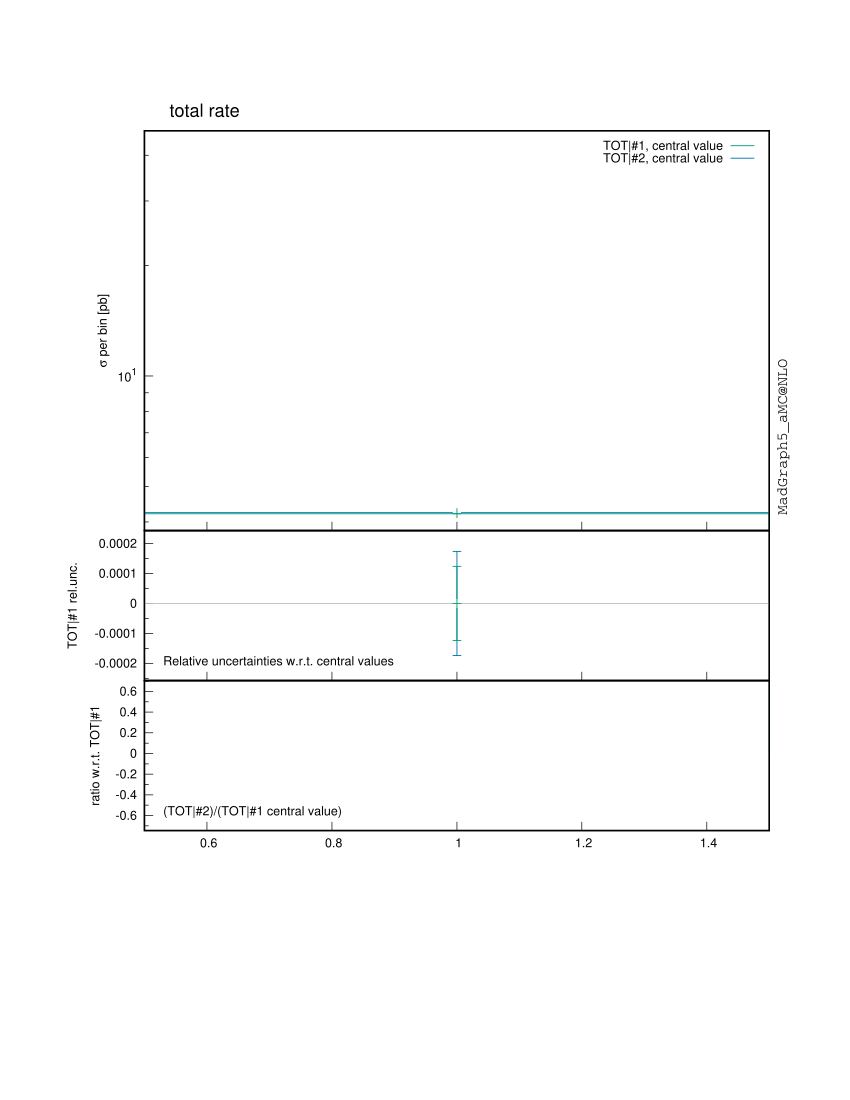

Write the gnuplot code that produced this figure.

################################################################################
#
# This gnuplot file was generated by MadGraph5_aMC@NLO project, a program which 
# automatically generates Feynman diagrams and matrix elements for arbitrary
# high-energy processes in the Standard Model and beyond. It also perform the
# integration and/or generate events for these processes, at LO and NLO accuracy.
#
# For more information, visit madgraph.phys.ucl.ac.be and amcatnlo.web.cern.ch
#
################################################################################
# ../bin/internal/histograms.py run_10tev_NLO_mumtt_03permil_cuts/MADatNLO.HwU run_10tev_NLO_mumtt_03permil/MADatNLO.HwU --types=TOT
reset

set lmargin 10
set rmargin 0
set terminal postscript portrait enhanced color "Helvetica" 9 
# The pdf terminal offers transparency support, but you will have to adapt things a bit
#set terminal pdf enhanced font "Helvetica 12" lw 1.0 dashed size 29.7cm, 21cm
set key font ",9"
set key samplen "2"
set output "MADatNLO_output.ps"

# This is the "PODO" color palette of gnuplot v.5, but with the order
# changed: palette of colors selected to be easily distinguishable by
# color-blind individuals with either protanopia or deuteranopia. Bang
# Wong [2011] Nature Methods 8, 441.

set style line   1 lt 1 lc rgb "#009e73" lw 1.3
set style line 101 lt 1 lc rgb "#009e73" lw 1.3 dt (6,3)
set style line  11 lt 2 lc rgb "#009e73" lw 1.3 dt (6,3)
set style line  21 lt 4 lc rgb "#009e73" lw 1.3 dt (3,2)
set style line  31 lt 6 lc rgb "#009e73" lw 1.3 dt (2,1)
set style line  41 lt 8 lc rgb "#009e73" lw 1.3 dt (4,3)

set style line   2 lt 1 lc rgb "#0072b2" lw 1.3
set style line 102 lt 1 lc rgb "#0072b2" lw 1.3 dt (6,3)
set style line  12 lt 2 lc rgb "#0072b2" lw 1.3 dt (6,3)
set style line  22 lt 4 lc rgb "#0072b2" lw 1.3 dt (3,2)
set style line  32 lt 6 lc rgb "#0072b2" lw 1.3 dt (2,1)
set style line  42 lt 8 lc rgb "#0072b2" lw 1.3 dt (4,3)

set style line   3 lt 1 lc rgb "#d55e00" lw 1.3
set style line 103 lt 1 lc rgb "#d55e00" lw 1.3 dt (6,3)
set style line  13 lt 2 lc rgb "#d55e00" lw 1.3 dt (6,3)
set style line  23 lt 4 lc rgb "#d55e00" lw 1.3 dt (3,2)
set style line  33 lt 6 lc rgb "#d55e00" lw 1.3 dt (2,1)
set style line  43 lt 8 lc rgb "#d55e00" lw 1.3 dt (4,3)

set style line   4 lt 1 lc rgb "#f0e442" lw 1.3
set style line 104 lt 1 lc rgb "#f0e442" lw 1.3 dt (6,3)
set style line  14 lt 2 lc rgb "#f0e442" lw 1.3 dt (6,3)
set style line  24 lt 4 lc rgb "#f0e442" lw 1.3 dt (3,2)
set style line  34 lt 6 lc rgb "#f0e442" lw 1.3 dt (2,1)
set style line  44 lt 8 lc rgb "#f0e442" lw 1.3 dt (4,3)

set style line   5 lt 1 lc rgb "#56b4e9" lw 1.3
set style line 105 lt 1 lc rgb "#56b4e9" lw 1.3 dt (6,3)
set style line  15 lt 2 lc rgb "#56b4e9" lw 1.3 dt (6,3)
set style line  25 lt 4 lc rgb "#56b4e9" lw 1.3 dt (3,2)
set style line  35 lt 6 lc rgb "#56b4e9" lw 1.3 dt (2,1)
set style line  45 lt 8 lc rgb "#56b4e9" lw 1.3 dt (4,3)

set style line   6 lt 1 lc rgb "#cc79a7" lw 1.3
set style line 106 lt 1 lc rgb "#cc79a7" lw 1.3 dt (6,3)
set style line  16 lt 2 lc rgb "#cc79a7" lw 1.3 dt (6,3)
set style line  26 lt 4 lc rgb "#cc79a7" lw 1.3 dt (3,2)
set style line  36 lt 6 lc rgb "#cc79a7" lw 1.3 dt (2,1)
set style line  46 lt 8 lc rgb "#cc79a7" lw 1.3 dt (4,3)

set style line   7 lt 1 lc rgb "#e69f00" lw 1.3
set style line 107 lt 1 lc rgb "#e69f00" lw 1.3 dt (6,3)
set style line  17 lt 2 lc rgb "#e69f00" lw 1.3 dt (6,3)
set style line  27 lt 4 lc rgb "#e69f00" lw 1.3 dt (3,2)
set style line  37 lt 6 lc rgb "#e69f00" lw 1.3 dt (2,1)
set style line  47 lt 8 lc rgb "#e69f00" lw 1.3 dt (4,3)

set style line   8 lt 1 lc rgb "black" lw 1.3
set style line 108 lt 1 lc rgb "black" lw 1.3 dt (6,3)
set style line  18 lt 2 lc rgb "black" lw 1.3 dt (6,3)
set style line  28 lt 4 lc rgb "black" lw 1.3 dt (3,2)
set style line  38 lt 6 lc rgb "black" lw 1.3 dt (2,1)
set style line  48 lt 8 lc rgb "black" lw 1.3 dt (4,3)


set style line 999 lt 1 lc rgb "gray" lw 1.3

safe(x,y,a) = (y == 0.0 ? a : x/y)

set style data histeps
set key invert



################################################################################
### Rendering of the plot titled 'total rate'
################################################################################

set multiplot
set label "total rate" font ",13" at graph 0.04, graph 1.05
set xrange [5.0000e-01:1.5000e+00]
set bmargin 0 
set tmargin 0
set xtics nomirror
set ytics nomirror
set mytics 10
set xtics auto
set key horizontal noreverse maxcols 1 width -4 
set label front 'MadGraph5\_aMC\@NLO' font "Courier,11" rotate by 90 at graph 1.02, graph 0.04

#-- rendering subhistograms 'TOT|#1 and TOT|#2 results'

set format y '10^{%T}'
set yrange [3.7900e+00:4.6656e+01]
set origin 0.0000e+00, 5.0000e-01
set size 1.0000e+00, 4.0000e-01
set mytics 10
set ytics auto
set format x ''
set logscale y
set ylabel "{/Symbol s} per bin [pb]"

plot \
'MADatNLO_output.HwU' index 1 using (($1+$2)/2):($3 >= 0 ? sqrt(-1) : abs($3)):4 w yerrorbar ls 102 title '',\
'MADatNLO_output.HwU' index 1 using (($1+$2)/2):($3 >= 0 ? sqrt(-1) : abs($3)) ls 102 title '',\
'MADatNLO_output.HwU' index 1 using (($1+$2)/2):($3 < 0 ? sqrt(-1) : $3):4 w yerrorbar ls 2 title '',\
'MADatNLO_output.HwU' index 1 using (($1+$2)/2):($3 < 0 ? sqrt(-1) : $3) ls 2 title 'TOT|#2, central value',\
'MADatNLO_output.HwU' index 0 using (($1+$2)/2):($3 >= 0 ? sqrt(-1) : abs($3)):4 w yerrorbar ls 101 title '',\
'MADatNLO_output.HwU' index 0 using (($1+$2)/2):($3 >= 0 ? sqrt(-1) : abs($3)) ls 101 title '',\
'MADatNLO_output.HwU' index 0 using (($1+$2)/2):($3 < 0 ? sqrt(-1) : $3):4 w yerrorbar ls 1 title '',\
'MADatNLO_output.HwU' index 0 using (($1+$2)/2):($3 < 0 ? sqrt(-1) : $3) ls 1 title 'TOT|#1, central value'
#-- rendering subhistograms 'Relative scale and PDF uncertainty'
unset label
unset format
set yrange [-2.5733e-04:2.4342e-04]
set origin 0.0000e+00, 3.5000e-01
set size 1.0000e+00, 1.5000e-01
set mytics 2
set ytics auto
set format x ''
unset logscale y
set ylabel "TOT|#1 rel.unc."
set label "Relative uncertainties w.r.t. central values" font ",9" front at graph 0.03, graph 0.13
plot \
0.0 ls 999 title '',\
'MADatNLO_output.HwU' index 1 using (($1+$2)/2):(0.0):(safe($4,$3,0.0)) w yerrorbar ls 2 title '',\
'MADatNLO_output.HwU' index 0 using (($1+$2)/2):(0.0):(safe($4,$3,0.0)) w yerrorbar ls 1 title ''
#-- rendering subhistograms '(TOT|#2)/(TOT|#1 central value) ratio'
unset label
unset format
set yrange [-7.4526e-01:7.0540e-01]
set origin 0.0000e+00, 2.0000e-01
set size 1.0000e+00, 1.5000e-01
set mytics 2
set ytics auto
set format x
unset logscale y
set ylabel "ratio w.r.t. TOT|#1"
set label "(TOT|#2)/(TOT|#1 central value)" font ",9" at graph 0.03, graph 0.13
plot \
1.0 ls 999 title '',\
'MADatNLO_output.HwU' index 2 using (($1+$2)/2):3:4 w yerrorbar ls 2 title '',\
'MADatNLO_output.HwU' index 2 using (($1+$2)/2):3 ls 2 title ''

unset label

################################################################################

################################################################################
### Rendering of the plot titled 'total rate real'
################################################################################

set multiplot
set label "total rate real" font ",13" at graph 0.04, graph 1.05
set xrange [5.0000e-01:5.5000e+00]
set bmargin 0 
set tmargin 0
set xtics nomirror
set ytics nomirror
set mytics 10
set xtics auto
set key horizontal noreverse maxcols 1 width -4 
set label front 'MadGraph5\_aMC\@NLO' font "Courier,11" rotate by 90 at graph 1.02, graph 0.04

#-- rendering subhistograms 'TOT|#1 and TOT|#2 results'

set format y '10^{%T}'
set yrange [9.0000e-01:1.1000e+02]
set origin 0.0000e+00, 5.0000e-01
set size 1.0000e+00, 4.0000e-01
set mytics 10
set ytics auto
set format x ''
set logscale y
set ylabel "{/Symbol s} per bin [pb]"

plot \
'MADatNLO_output.HwU' index 4 using (($1+$2)/2):($3 >= 0 ? sqrt(-1) : abs($3)):4 w yerrorbar ls 102 title '',\
'MADatNLO_output.HwU' index 4 using (($1+$2)/2):($3 >= 0 ? sqrt(-1) : abs($3)) ls 102 title '',\
'MADatNLO_output.HwU' index 4 using (($1+$2)/2):($3 < 0 ? sqrt(-1) : $3):4 w yerrorbar ls 2 title '',\
'MADatNLO_output.HwU' index 4 using (($1+$2)/2):($3 < 0 ? sqrt(-1) : $3) ls 2 title 'TOT|#2, central value',\
'MADatNLO_output.HwU' index 3 using (($1+$2)/2):($3 >= 0 ? sqrt(-1) : abs($3)):4 w yerrorbar ls 101 title '',\
'MADatNLO_output.HwU' index 3 using (($1+$2)/2):($3 >= 0 ? sqrt(-1) : abs($3)) ls 101 title '',\
'MADatNLO_output.HwU' index 3 using (($1+$2)/2):($3 < 0 ? sqrt(-1) : $3):4 w yerrorbar ls 1 title '',\
'MADatNLO_output.HwU' index 3 using (($1+$2)/2):($3 < 0 ? sqrt(-1) : $3) ls 1 title 'TOT|#1, central value'
#-- rendering subhistograms 'Relative scale and PDF uncertainty'
unset label
unset format
set yrange [-1.4800e+00:1.4000e+00]
set origin 0.0000e+00, 3.5000e-01
set size 1.0000e+00, 1.5000e-01
set mytics 2
set ytics auto
set format x ''
unset logscale y
set ylabel "TOT|#1 rel.unc."
set label "Relative uncertainties w.r.t. central values" font ",9" front at graph 0.03, graph 0.13
plot \
0.0 ls 999 title '',\
'MADatNLO_output.HwU' index 4 using (($1+$2)/2):(0.0):(safe($4,$3,0.0)) w yerrorbar ls 2 title '',\
'MADatNLO_output.HwU' index 3 using (($1+$2)/2):(0.0):(safe($4,$3,0.0)) w yerrorbar ls 1 title ''
#-- rendering subhistograms '(TOT|#2)/(TOT|#1 central value) ratio'
unset label
unset format
set yrange [-2.4000e-01:1.2000e+00]
set origin 0.0000e+00, 2.0000e-01
set size 1.0000e+00, 1.5000e-01
set mytics 2
set ytics auto
set format x
unset logscale y
set ylabel "ratio w.r.t. TOT|#1"
set label "(TOT|#2)/(TOT|#1 central value)" font ",9" at graph 0.03, graph 0.13
plot \
1.0 ls 999 title '',\
'MADatNLO_output.HwU' index 5 using (($1+$2)/2):3:4 w yerrorbar ls 2 title '',\
'MADatNLO_output.HwU' index 5 using (($1+$2)/2):3 ls 2 title ''

unset label

################################################################################

################################################################################
### Rendering of the plot titled 'mtt'
################################################################################

set multiplot
set label "mtt" font ",13" at graph 0.04, graph 1.05
set xrange [0.0000e+00:1.0000e+04]
set bmargin 0 
set tmargin 0
set xtics nomirror
set ytics nomirror
set mytics 10
set xtics auto
set key horizontal noreverse maxcols 1 width -4 
set label front 'MadGraph5\_aMC\@NLO' font "Courier,11" rotate by 90 at graph 1.02, graph 0.04

#-- rendering subhistograms 'TOT|#1 and TOT|#2 results'

set format y '10^{%T}'
set yrange [6.6954e-04:4.8410e+00]
set origin 0.0000e+00, 5.0000e-01
set size 1.0000e+00, 4.0000e-01
set mytics 10
set ytics auto
set format x ''
set logscale y
set ylabel "{/Symbol s} per bin [pb]"

plot \
'MADatNLO_output.HwU' index 7 using (($1+$2)/2):($3 >= 0 ? sqrt(-1) : abs($3)):4 w yerrorbar ls 102 title '',\
'MADatNLO_output.HwU' index 7 using (($1+$2)/2):($3 >= 0 ? sqrt(-1) : abs($3)) ls 102 title '',\
'MADatNLO_output.HwU' index 7 using (($1+$2)/2):($3 < 0 ? sqrt(-1) : $3):4 w yerrorbar ls 2 title '',\
'MADatNLO_output.HwU' index 7 using (($1+$2)/2):($3 < 0 ? sqrt(-1) : $3) ls 2 title 'TOT|#2, central value',\
'MADatNLO_output.HwU' index 6 using (($1+$2)/2):($3 >= 0 ? sqrt(-1) : abs($3)):4 w yerrorbar ls 101 title '',\
'MADatNLO_output.HwU' index 6 using (($1+$2)/2):($3 >= 0 ? sqrt(-1) : abs($3)) ls 101 title '',\
'MADatNLO_output.HwU' index 6 using (($1+$2)/2):($3 < 0 ? sqrt(-1) : $3):4 w yerrorbar ls 1 title '',\
'MADatNLO_output.HwU' index 6 using (($1+$2)/2):($3 < 0 ? sqrt(-1) : $3) ls 1 title 'TOT|#1, central value'
#-- rendering subhistograms 'Relative scale and PDF uncertainty'
unset label
unset format
set yrange [-2.7373e-01:2.5893e-01]
set origin 0.0000e+00, 3.5000e-01
set size 1.0000e+00, 1.5000e-01
set mytics 2
set ytics auto
set format x ''
unset logscale y
set ylabel "TOT|#1 rel.unc."
set label "Relative uncertainties w.r.t. central values" font ",9" front at graph 0.03, graph 0.13
plot \
0.0 ls 999 title '',\
'MADatNLO_output.HwU' index 7 using (($1+$2)/2):(0.0):(safe($4,$3,0.0)) w yerrorbar ls 2 title '',\
'MADatNLO_output.HwU' index 6 using (($1+$2)/2):(0.0):(safe($4,$3,0.0)) w yerrorbar ls 1 title ''
#-- rendering subhistograms '(TOT|#2)/(TOT|#1 central value) ratio'
unset label
unset format
set yrange [-4.8358e-01:1.5155e+00]
set origin 0.0000e+00, 2.0000e-01
set size 1.0000e+00, 1.5000e-01
set mytics 2
set ytics auto
set format x
unset logscale y
set ylabel "ratio w.r.t. TOT|#1"
set label "(TOT|#2)/(TOT|#1 central value)" font ",9" at graph 0.03, graph 0.13
plot \
1.0 ls 999 title '',\
'MADatNLO_output.HwU' index 8 using (($1+$2)/2):3:4 w yerrorbar ls 2 title '',\
'MADatNLO_output.HwU' index 8 using (($1+$2)/2):3 ls 2 title ''

unset label

################################################################################

################################################################################
### Rendering of the plot titled 'thetatt'
################################################################################

set multiplot
set label "thetatt" font ",13" at graph 0.04, graph 1.05
set xrange [0.0000e+00:3.1416e+00]
set bmargin 0 
set tmargin 0
set xtics nomirror
set ytics nomirror
set mytics 10
set xtics auto
set key horizontal noreverse maxcols 1 width -4 
set label front 'MadGraph5\_aMC\@NLO' font "Courier,11" rotate by 90 at graph 1.02, graph 0.04

#-- rendering subhistograms 'TOT|#1 and TOT|#2 results'

set format y '10^{%T}'
set yrange [5.2394e-03:2.4369e+00]
set origin 0.0000e+00, 5.0000e-01
set size 1.0000e+00, 4.0000e-01
set mytics 10
set ytics auto
set format x ''
set logscale y
set ylabel "{/Symbol s} per bin [pb]"

plot \
'MADatNLO_output.HwU' index 10 using (($1+$2)/2):($3 >= 0 ? sqrt(-1) : abs($3)):4 w yerrorbar ls 102 title '',\
'MADatNLO_output.HwU' index 10 using (($1+$2)/2):($3 >= 0 ? sqrt(-1) : abs($3)) ls 102 title '',\
'MADatNLO_output.HwU' index 10 using (($1+$2)/2):($3 < 0 ? sqrt(-1) : $3):4 w yerrorbar ls 2 title '',\
'MADatNLO_output.HwU' index 10 using (($1+$2)/2):($3 < 0 ? sqrt(-1) : $3) ls 2 title 'TOT|#2, central value',\
'MADatNLO_output.HwU' index 9 using (($1+$2)/2):($3 >= 0 ? sqrt(-1) : abs($3)):4 w yerrorbar ls 101 title '',\
'MADatNLO_output.HwU' index 9 using (($1+$2)/2):($3 >= 0 ? sqrt(-1) : abs($3)) ls 101 title '',\
'MADatNLO_output.HwU' index 9 using (($1+$2)/2):($3 < 0 ? sqrt(-1) : $3):4 w yerrorbar ls 1 title '',\
'MADatNLO_output.HwU' index 9 using (($1+$2)/2):($3 < 0 ? sqrt(-1) : $3) ls 1 title 'TOT|#1, central value'
#-- rendering subhistograms 'Relative scale and PDF uncertainty'
unset label
unset format
set yrange [-4.1105e-03:3.9852e-03]
set origin 0.0000e+00, 3.5000e-01
set size 1.0000e+00, 1.5000e-01
set mytics 2
set ytics auto
set format x ''
unset logscale y
set ylabel "TOT|#1 rel.unc."
set label "Relative uncertainties w.r.t. central values" font ",9" front at graph 0.03, graph 0.13
plot \
0.0 ls 999 title '',\
'MADatNLO_output.HwU' index 10 using (($1+$2)/2):(0.0):(safe($4,$3,0.0)) w yerrorbar ls 2 title '',\
'MADatNLO_output.HwU' index 9 using (($1+$2)/2):(0.0):(safe($4,$3,0.0)) w yerrorbar ls 1 title ''
#-- rendering subhistograms '(TOT|#2)/(TOT|#1 central value) ratio'
unset label
unset format
set yrange [-7.7672e-01:7.3997e-01]
set origin 0.0000e+00, 2.0000e-01
set size 1.0000e+00, 1.5000e-01
set mytics 2
set ytics auto
set format x
unset logscale y
set ylabel "ratio w.r.t. TOT|#1"
set label "(TOT|#2)/(TOT|#1 central value)" font ",9" at graph 0.03, graph 0.13
plot \
1.0 ls 999 title '',\
'MADatNLO_output.HwU' index 11 using (($1+$2)/2):3:4 w yerrorbar ls 2 title '',\
'MADatNLO_output.HwU' index 11 using (($1+$2)/2):3 ls 2 title ''

unset label

################################################################################

################################################################################
### Rendering of the plot titled 'pttt'
################################################################################

set multiplot
set label "pttt" font ",13" at graph 0.04, graph 1.05
set xrange [0.0000e+00:5.0000e+03]
set bmargin 0 
set tmargin 0
set xtics nomirror
set ytics nomirror
set mytics 10
set xtics auto
set key horizontal noreverse maxcols 1 width -4 
set label front 'MadGraph5\_aMC\@NLO' font "Courier,11" rotate by 90 at graph 1.02, graph 0.04

#-- rendering subhistograms 'TOT|#1 and TOT|#2 results'

set format y '10^{%T}'
set yrange [7.1392e-05:2.6730e+00]
set origin 0.0000e+00, 5.0000e-01
set size 1.0000e+00, 4.0000e-01
set mytics 10
set ytics auto
set format x ''
set logscale y
set ylabel "{/Symbol s} per bin [pb]"

plot \
'MADatNLO_output.HwU' index 13 using (($1+$2)/2):($3 >= 0 ? sqrt(-1) : abs($3)):4 w yerrorbar ls 102 title '',\
'MADatNLO_output.HwU' index 13 using (($1+$2)/2):($3 >= 0 ? sqrt(-1) : abs($3)) ls 102 title '',\
'MADatNLO_output.HwU' index 13 using (($1+$2)/2):($3 < 0 ? sqrt(-1) : $3):4 w yerrorbar ls 2 title '',\
'MADatNLO_output.HwU' index 13 using (($1+$2)/2):($3 < 0 ? sqrt(-1) : $3) ls 2 title 'TOT|#2, central value',\
'MADatNLO_output.HwU' index 12 using (($1+$2)/2):($3 >= 0 ? sqrt(-1) : abs($3)):4 w yerrorbar ls 101 title '',\
'MADatNLO_output.HwU' index 12 using (($1+$2)/2):($3 >= 0 ? sqrt(-1) : abs($3)) ls 101 title '',\
'MADatNLO_output.HwU' index 12 using (($1+$2)/2):($3 < 0 ? sqrt(-1) : $3):4 w yerrorbar ls 1 title '',\
'MADatNLO_output.HwU' index 12 using (($1+$2)/2):($3 < 0 ? sqrt(-1) : $3) ls 1 title 'TOT|#1, central value'
#-- rendering subhistograms 'Relative scale and PDF uncertainty'
unset label
unset format
set yrange [-1.0367e-02:1.2288e-02]
set origin 0.0000e+00, 3.5000e-01
set size 1.0000e+00, 1.5000e-01
set mytics 2
set ytics auto
set format x ''
unset logscale y
set ylabel "TOT|#1 rel.unc."
set label "Relative uncertainties w.r.t. central values" font ",9" front at graph 0.03, graph 0.13
plot \
0.0 ls 999 title '',\
'MADatNLO_output.HwU' index 13 using (($1+$2)/2):(0.0):(safe($4,$3,0.0)) w yerrorbar ls 2 title '',\
'MADatNLO_output.HwU' index 12 using (($1+$2)/2):(0.0):(safe($4,$3,0.0)) w yerrorbar ls 1 title ''
#-- rendering subhistograms '(TOT|#2)/(TOT|#1 central value) ratio'
unset label
unset format
set yrange [-3.1970e-01:1.2647e+00]
set origin 0.0000e+00, 2.0000e-01
set size 1.0000e+00, 1.5000e-01
set mytics 2
set ytics auto
set format x
unset logscale y
set ylabel "ratio w.r.t. TOT|#1"
set label "(TOT|#2)/(TOT|#1 central value)" font ",9" at graph 0.03, graph 0.13
plot \
1.0 ls 999 title '',\
'MADatNLO_output.HwU' index 14 using (($1+$2)/2):3:4 w yerrorbar ls 2 title '',\
'MADatNLO_output.HwU' index 14 using (($1+$2)/2):3 ls 2 title ''

unset label

################################################################################

################################################################################
### Rendering of the plot titled 'ptmup'
################################################################################

set multiplot
set label "ptmup" font ",13" at graph 0.04, graph 1.05
set xrange [0.0000e+00:5.0000e+03]
set bmargin 0 
set tmargin 0
set xtics nomirror
set ytics nomirror
set mytics 10
set xtics auto
set key horizontal noreverse maxcols 1 width -4 
set label front 'MadGraph5\_aMC\@NLO' font "Courier,11" rotate by 90 at graph 1.02, graph 0.04

#-- rendering subhistograms 'TOT|#1 and TOT|#2 results'

set format y '10^{%T}'
set yrange [1.4949e-07:1.3155e+00]
set origin 0.0000e+00, 5.0000e-01
set size 1.0000e+00, 4.0000e-01
set mytics 10
set ytics auto
set format x ''
set logscale y
set ylabel "{/Symbol s} per bin [pb]"

plot \
'MADatNLO_output.HwU' index 16 using (($1+$2)/2):($3 >= 0 ? sqrt(-1) : abs($3)):4 w yerrorbar ls 102 title '',\
'MADatNLO_output.HwU' index 16 using (($1+$2)/2):($3 >= 0 ? sqrt(-1) : abs($3)) ls 102 title '',\
'MADatNLO_output.HwU' index 16 using (($1+$2)/2):($3 < 0 ? sqrt(-1) : $3):4 w yerrorbar ls 2 title '',\
'MADatNLO_output.HwU' index 16 using (($1+$2)/2):($3 < 0 ? sqrt(-1) : $3) ls 2 title 'TOT|#2, central value',\
'MADatNLO_output.HwU' index 15 using (($1+$2)/2):($3 >= 0 ? sqrt(-1) : abs($3)):4 w yerrorbar ls 101 title '',\
'MADatNLO_output.HwU' index 15 using (($1+$2)/2):($3 >= 0 ? sqrt(-1) : abs($3)) ls 101 title '',\
'MADatNLO_output.HwU' index 15 using (($1+$2)/2):($3 < 0 ? sqrt(-1) : $3):4 w yerrorbar ls 1 title '',\
'MADatNLO_output.HwU' index 15 using (($1+$2)/2):($3 < 0 ? sqrt(-1) : $3) ls 1 title 'TOT|#1, central value'
#-- rendering subhistograms 'Relative scale and PDF uncertainty'
unset label
unset format
set yrange [-1.7409e-02:1.6468e-02]
set origin 0.0000e+00, 3.5000e-01
set size 1.0000e+00, 1.5000e-01
set mytics 2
set ytics auto
set format x ''
unset logscale y
set ylabel "TOT|#1 rel.unc."
set label "Relative uncertainties w.r.t. central values" font ",9" front at graph 0.03, graph 0.13
plot \
0.0 ls 999 title '',\
'MADatNLO_output.HwU' index 16 using (($1+$2)/2):(0.0):(safe($4,$3,0.0)) w yerrorbar ls 2 title '',\
'MADatNLO_output.HwU' index 15 using (($1+$2)/2):(0.0):(safe($4,$3,0.0)) w yerrorbar ls 1 title ''
#-- rendering subhistograms '(TOT|#2)/(TOT|#1 central value) ratio'
unset label
unset format
set yrange [-7.5425e-01:7.2311e-01]
set origin 0.0000e+00, 2.0000e-01
set size 1.0000e+00, 1.5000e-01
set mytics 2
set ytics auto
set format x
unset logscale y
set ylabel "ratio w.r.t. TOT|#1"
set label "(TOT|#2)/(TOT|#1 central value)" font ",9" at graph 0.03, graph 0.13
plot \
1.0 ls 999 title '',\
'MADatNLO_output.HwU' index 17 using (($1+$2)/2):3:4 w yerrorbar ls 2 title '',\
'MADatNLO_output.HwU' index 17 using (($1+$2)/2):3 ls 2 title ''

unset label

################################################################################

################################################################################
### Rendering of the plot titled 'ptmum'
################################################################################

set multiplot
set label "ptmum" font ",13" at graph 0.04, graph 1.05
set xrange [0.0000e+00:5.0000e+03]
set bmargin 0 
set tmargin 0
set xtics nomirror
set ytics nomirror
set mytics 10
set xtics auto
set key horizontal noreverse maxcols 1 width -4 
set label front 'MadGraph5\_aMC\@NLO' font "Courier,11" rotate by 90 at graph 1.02, graph 0.04

#-- rendering subhistograms 'TOT|#1 and TOT|#2 results'

set format y '10^{%T}'
set yrange [1.4940e-07:1.3155e+00]
set origin 0.0000e+00, 5.0000e-01
set size 1.0000e+00, 4.0000e-01
set mytics 10
set ytics auto
set format x ''
set logscale y
set ylabel "{/Symbol s} per bin [pb]"

plot \
'MADatNLO_output.HwU' index 19 using (($1+$2)/2):($3 >= 0 ? sqrt(-1) : abs($3)):4 w yerrorbar ls 102 title '',\
'MADatNLO_output.HwU' index 19 using (($1+$2)/2):($3 >= 0 ? sqrt(-1) : abs($3)) ls 102 title '',\
'MADatNLO_output.HwU' index 19 using (($1+$2)/2):($3 < 0 ? sqrt(-1) : $3):4 w yerrorbar ls 2 title '',\
'MADatNLO_output.HwU' index 19 using (($1+$2)/2):($3 < 0 ? sqrt(-1) : $3) ls 2 title 'TOT|#2, central value',\
'MADatNLO_output.HwU' index 18 using (($1+$2)/2):($3 >= 0 ? sqrt(-1) : abs($3)):4 w yerrorbar ls 101 title '',\
'MADatNLO_output.HwU' index 18 using (($1+$2)/2):($3 >= 0 ? sqrt(-1) : abs($3)) ls 101 title '',\
'MADatNLO_output.HwU' index 18 using (($1+$2)/2):($3 < 0 ? sqrt(-1) : $3):4 w yerrorbar ls 1 title '',\
'MADatNLO_output.HwU' index 18 using (($1+$2)/2):($3 < 0 ? sqrt(-1) : $3) ls 1 title 'TOT|#1, central value'
#-- rendering subhistograms 'Relative scale and PDF uncertainty'
unset label
unset format
set yrange [-1.5932e-02:1.5070e-02]
set origin 0.0000e+00, 3.5000e-01
set size 1.0000e+00, 1.5000e-01
set mytics 2
set ytics auto
set format x ''
unset logscale y
set ylabel "TOT|#1 rel.unc."
set label "Relative uncertainties w.r.t. central values" font ",9" front at graph 0.03, graph 0.13
plot \
0.0 ls 999 title '',\
'MADatNLO_output.HwU' index 19 using (($1+$2)/2):(0.0):(safe($4,$3,0.0)) w yerrorbar ls 2 title '',\
'MADatNLO_output.HwU' index 18 using (($1+$2)/2):(0.0):(safe($4,$3,0.0)) w yerrorbar ls 1 title ''
#-- rendering subhistograms '(TOT|#2)/(TOT|#1 central value) ratio'
unset label
unset format
set yrange [-7.5325e-01:7.2232e-01]
set origin 0.0000e+00, 2.0000e-01
set size 1.0000e+00, 1.5000e-01
set mytics 2
set ytics auto
set format x
unset logscale y
set ylabel "ratio w.r.t. TOT|#1"
set label "(TOT|#2)/(TOT|#1 central value)" font ",9" at graph 0.03, graph 0.13
plot \
1.0 ls 999 title '',\
'MADatNLO_output.HwU' index 20 using (($1+$2)/2):3:4 w yerrorbar ls 2 title '',\
'MADatNLO_output.HwU' index 20 using (($1+$2)/2):3 ls 2 title ''

unset label

################################################################################

################################################################################
### Rendering of the plot titled 'pttop'
################################################################################

set multiplot
set label "pttop" font ",13" at graph 0.04, graph 1.05
set xrange [0.0000e+00:5.0000e+03]
set bmargin 0 
set tmargin 0
set xtics nomirror
set ytics nomirror
set mytics 10
set xtics auto
set key horizontal noreverse maxcols 1 width -4 
set label front 'MadGraph5\_aMC\@NLO' font "Courier,11" rotate by 90 at graph 1.02, graph 0.04

#-- rendering subhistograms 'TOT|#1 and TOT|#2 results'

set format y '10^{%T}'
set yrange [2.2817e-05:3.9457e+00]
set origin 0.0000e+00, 5.0000e-01
set size 1.0000e+00, 4.0000e-01
set mytics 10
set ytics auto
set format x ''
set logscale y
set ylabel "{/Symbol s} per bin [pb]"

plot \
'MADatNLO_output.HwU' index 22 using (($1+$2)/2):($3 >= 0 ? sqrt(-1) : abs($3)):4 w yerrorbar ls 102 title '',\
'MADatNLO_output.HwU' index 22 using (($1+$2)/2):($3 >= 0 ? sqrt(-1) : abs($3)) ls 102 title '',\
'MADatNLO_output.HwU' index 22 using (($1+$2)/2):($3 < 0 ? sqrt(-1) : $3):4 w yerrorbar ls 2 title '',\
'MADatNLO_output.HwU' index 22 using (($1+$2)/2):($3 < 0 ? sqrt(-1) : $3) ls 2 title 'TOT|#2, central value',\
'MADatNLO_output.HwU' index 21 using (($1+$2)/2):($3 >= 0 ? sqrt(-1) : abs($3)):4 w yerrorbar ls 101 title '',\
'MADatNLO_output.HwU' index 21 using (($1+$2)/2):($3 >= 0 ? sqrt(-1) : abs($3)) ls 101 title '',\
'MADatNLO_output.HwU' index 21 using (($1+$2)/2):($3 < 0 ? sqrt(-1) : $3):4 w yerrorbar ls 1 title '',\
'MADatNLO_output.HwU' index 21 using (($1+$2)/2):($3 < 0 ? sqrt(-1) : $3) ls 1 title 'TOT|#1, central value'
#-- rendering subhistograms 'Relative scale and PDF uncertainty'
unset label
unset format
set yrange [-1.0190e-02:1.0298e-02]
set origin 0.0000e+00, 3.5000e-01
set size 1.0000e+00, 1.5000e-01
set mytics 2
set ytics auto
set format x ''
unset logscale y
set ylabel "TOT|#1 rel.unc."
set label "Relative uncertainties w.r.t. central values" font ",9" front at graph 0.03, graph 0.13
plot \
0.0 ls 999 title '',\
'MADatNLO_output.HwU' index 22 using (($1+$2)/2):(0.0):(safe($4,$3,0.0)) w yerrorbar ls 2 title '',\
'MADatNLO_output.HwU' index 21 using (($1+$2)/2):(0.0):(safe($4,$3,0.0)) w yerrorbar ls 1 title ''
#-- rendering subhistograms '(TOT|#2)/(TOT|#1 central value) ratio'
unset label
unset format
set yrange [-3.9251e-01:1.3012e+00]
set origin 0.0000e+00, 2.0000e-01
set size 1.0000e+00, 1.5000e-01
set mytics 2
set ytics auto
set format x
unset logscale y
set ylabel "ratio w.r.t. TOT|#1"
set label "(TOT|#2)/(TOT|#1 central value)" font ",9" at graph 0.03, graph 0.13
plot \
1.0 ls 999 title '',\
'MADatNLO_output.HwU' index 23 using (($1+$2)/2):3:4 w yerrorbar ls 2 title '',\
'MADatNLO_output.HwU' index 23 using (($1+$2)/2):3 ls 2 title ''

unset label

################################################################################

################################################################################
### Rendering of the plot titled 'ptatop'
################################################################################

set multiplot
set label "ptatop" font ",13" at graph 0.04, graph 1.05
set xrange [0.0000e+00:5.0000e+03]
set bmargin 0 
set tmargin 0
set xtics nomirror
set ytics nomirror
set mytics 10
set xtics auto
set key horizontal noreverse maxcols 1 width -4 
set label front 'MadGraph5\_aMC\@NLO' font "Courier,11" rotate by 90 at graph 1.02, graph 0.04

#-- rendering subhistograms 'TOT|#1 and TOT|#2 results'

set format y '10^{%T}'
set yrange [2.3376e-05:3.9455e+00]
set origin 0.0000e+00, 5.0000e-01
set size 1.0000e+00, 4.0000e-01
set mytics 10
set ytics auto
set format x ''
set logscale y
set ylabel "{/Symbol s} per bin [pb]"

plot \
'MADatNLO_output.HwU' index 25 using (($1+$2)/2):($3 >= 0 ? sqrt(-1) : abs($3)):4 w yerrorbar ls 102 title '',\
'MADatNLO_output.HwU' index 25 using (($1+$2)/2):($3 >= 0 ? sqrt(-1) : abs($3)) ls 102 title '',\
'MADatNLO_output.HwU' index 25 using (($1+$2)/2):($3 < 0 ? sqrt(-1) : $3):4 w yerrorbar ls 2 title '',\
'MADatNLO_output.HwU' index 25 using (($1+$2)/2):($3 < 0 ? sqrt(-1) : $3) ls 2 title 'TOT|#2, central value',\
'MADatNLO_output.HwU' index 24 using (($1+$2)/2):($3 >= 0 ? sqrt(-1) : abs($3)):4 w yerrorbar ls 101 title '',\
'MADatNLO_output.HwU' index 24 using (($1+$2)/2):($3 >= 0 ? sqrt(-1) : abs($3)) ls 101 title '',\
'MADatNLO_output.HwU' index 24 using (($1+$2)/2):($3 < 0 ? sqrt(-1) : $3):4 w yerrorbar ls 1 title '',\
'MADatNLO_output.HwU' index 24 using (($1+$2)/2):($3 < 0 ? sqrt(-1) : $3) ls 1 title 'TOT|#1, central value'
#-- rendering subhistograms 'Relative scale and PDF uncertainty'
unset label
unset format
set yrange [-1.1304e-02:1.1517e-02]
set origin 0.0000e+00, 3.5000e-01
set size 1.0000e+00, 1.5000e-01
set mytics 2
set ytics auto
set format x ''
unset logscale y
set ylabel "TOT|#1 rel.unc."
set label "Relative uncertainties w.r.t. central values" font ",9" front at graph 0.03, graph 0.13
plot \
0.0 ls 999 title '',\
'MADatNLO_output.HwU' index 25 using (($1+$2)/2):(0.0):(safe($4,$3,0.0)) w yerrorbar ls 2 title '',\
'MADatNLO_output.HwU' index 24 using (($1+$2)/2):(0.0):(safe($4,$3,0.0)) w yerrorbar ls 1 title ''
#-- rendering subhistograms '(TOT|#2)/(TOT|#1 central value) ratio'
unset label
unset format
set yrange [-4.0142e-01:1.3403e+00]
set origin 0.0000e+00, 2.0000e-01
set size 1.0000e+00, 1.5000e-01
set mytics 2
set ytics auto
set format x
unset logscale y
set ylabel "ratio w.r.t. TOT|#1"
set label "(TOT|#2)/(TOT|#1 central value)" font ",9" at graph 0.03, graph 0.13
plot \
1.0 ls 999 title '',\
'MADatNLO_output.HwU' index 26 using (($1+$2)/2):3:4 w yerrorbar ls 2 title '',\
'MADatNLO_output.HwU' index 26 using (($1+$2)/2):3 ls 2 title ''

unset label

################################################################################

################################################################################
### Rendering of the plot titled 'mmumu'
################################################################################

set multiplot
set label "mmumu" font ",13" at graph 0.04, graph 1.05
set xrange [0.0000e+00:2.0000e+02]
set bmargin 0 
set tmargin 0
set xtics nomirror
set ytics nomirror
set mytics 10
set xtics auto
set key horizontal noreverse maxcols 1 width -4 
set label front 'MadGraph5\_aMC\@NLO' font "Courier,11" rotate by 90 at graph 1.02, graph 0.04

#-- rendering subhistograms 'TOT|#1 and TOT|#2 results'

set format y '10^{%T}'
set yrange [3.7900e+00:4.6656e+01]
set origin 0.0000e+00, 5.0000e-01
set size 1.0000e+00, 4.0000e-01
set mytics 10
set ytics auto
set format x ''
set logscale y
set ylabel "{/Symbol s} per bin [pb]"

plot \
'MADatNLO_output.HwU' index 28 using (($1+$2)/2):($3 >= 0 ? sqrt(-1) : abs($3)):4 w yerrorbar ls 102 title '',\
'MADatNLO_output.HwU' index 28 using (($1+$2)/2):($3 >= 0 ? sqrt(-1) : abs($3)) ls 102 title '',\
'MADatNLO_output.HwU' index 28 using (($1+$2)/2):($3 < 0 ? sqrt(-1) : $3):4 w yerrorbar ls 2 title '',\
'MADatNLO_output.HwU' index 28 using (($1+$2)/2):($3 < 0 ? sqrt(-1) : $3) ls 2 title 'TOT|#2, central value',\
'MADatNLO_output.HwU' index 27 using (($1+$2)/2):($3 >= 0 ? sqrt(-1) : abs($3)):4 w yerrorbar ls 101 title '',\
'MADatNLO_output.HwU' index 27 using (($1+$2)/2):($3 >= 0 ? sqrt(-1) : abs($3)) ls 101 title '',\
'MADatNLO_output.HwU' index 27 using (($1+$2)/2):($3 < 0 ? sqrt(-1) : $3):4 w yerrorbar ls 1 title '',\
'MADatNLO_output.HwU' index 27 using (($1+$2)/2):($3 < 0 ? sqrt(-1) : $3) ls 1 title 'TOT|#1, central value'
#-- rendering subhistograms 'Relative scale and PDF uncertainty'
unset label
unset format
set yrange [-2.5733e-04:2.4342e-04]
set origin 0.0000e+00, 3.5000e-01
set size 1.0000e+00, 1.5000e-01
set mytics 2
set ytics auto
set format x ''
unset logscale y
set ylabel "TOT|#1 rel.unc."
set label "Relative uncertainties w.r.t. central values" font ",9" front at graph 0.03, graph 0.13
plot \
0.0 ls 999 title '',\
'MADatNLO_output.HwU' index 28 using (($1+$2)/2):(0.0):(safe($4,$3,0.0)) w yerrorbar ls 2 title '',\
'MADatNLO_output.HwU' index 27 using (($1+$2)/2):(0.0):(safe($4,$3,0.0)) w yerrorbar ls 1 title ''
#-- rendering subhistograms '(TOT|#2)/(TOT|#1 central value) ratio'
unset label
unset format
set yrange [-7.4526e-01:7.0540e-01]
set origin 0.0000e+00, 2.0000e-01
set size 1.0000e+00, 1.5000e-01
set mytics 2
set ytics auto
set format x
unset logscale y
set ylabel "ratio w.r.t. TOT|#1"
set label "(TOT|#2)/(TOT|#1 central value)" font ",9" at graph 0.03, graph 0.13
plot \
1.0 ls 999 title '',\
'MADatNLO_output.HwU' index 29 using (($1+$2)/2):3:4 w yerrorbar ls 2 title '',\
'MADatNLO_output.HwU' index 29 using (($1+$2)/2):3 ls 2 title ''

unset label

################################################################################

################################################################################
### Rendering of the plot titled 'thetamup'
################################################################################

set multiplot
set label "thetamup" font ",13" at graph 0.04, graph 1.05
set xrange [0.0000e+00:3.1416e+00]
set bmargin 0 
set tmargin 0
set xtics nomirror
set ytics nomirror
set mytics 10
set xtics auto
set key horizontal noreverse maxcols 1 width -4 
set label front 'MadGraph5\_aMC\@NLO' font "Courier,11" rotate by 90 at graph 1.02, graph 0.04

#-- rendering subhistograms 'TOT|#1 and TOT|#2 results'

set format y '10^{%T}'
set yrange [2.3599e-04:2.8792e-01]
set origin 0.0000e+00, 5.0000e-01
set size 1.0000e+00, 4.0000e-01
set mytics 10
set ytics auto
set format x ''
set logscale y
set ylabel "{/Symbol s} per bin [pb]"

plot \
'MADatNLO_output.HwU' index 31 using (($1+$2)/2):($3 >= 0 ? sqrt(-1) : abs($3)):4 w yerrorbar ls 102 title '',\
'MADatNLO_output.HwU' index 31 using (($1+$2)/2):($3 >= 0 ? sqrt(-1) : abs($3)) ls 102 title '',\
'MADatNLO_output.HwU' index 31 using (($1+$2)/2):($3 < 0 ? sqrt(-1) : $3):4 w yerrorbar ls 2 title '',\
'MADatNLO_output.HwU' index 31 using (($1+$2)/2):($3 < 0 ? sqrt(-1) : $3) ls 2 title 'TOT|#2, central value',\
'MADatNLO_output.HwU' index 30 using (($1+$2)/2):($3 >= 0 ? sqrt(-1) : abs($3)):4 w yerrorbar ls 101 title '',\
'MADatNLO_output.HwU' index 30 using (($1+$2)/2):($3 >= 0 ? sqrt(-1) : abs($3)) ls 101 title '',\
'MADatNLO_output.HwU' index 30 using (($1+$2)/2):($3 < 0 ? sqrt(-1) : $3):4 w yerrorbar ls 1 title '',\
'MADatNLO_output.HwU' index 30 using (($1+$2)/2):($3 < 0 ? sqrt(-1) : $3) ls 1 title 'TOT|#1, central value'
#-- rendering subhistograms 'Relative scale and PDF uncertainty'
unset label
unset format
set yrange [-1.2571e-02:1.1891e-02]
set origin 0.0000e+00, 3.5000e-01
set size 1.0000e+00, 1.5000e-01
set mytics 2
set ytics auto
set format x ''
unset logscale y
set ylabel "TOT|#1 rel.unc."
set label "Relative uncertainties w.r.t. central values" font ",9" front at graph 0.03, graph 0.13
plot \
0.0 ls 999 title '',\
'MADatNLO_output.HwU' index 31 using (($1+$2)/2):(0.0):(safe($4,$3,0.0)) w yerrorbar ls 2 title '',\
'MADatNLO_output.HwU' index 30 using (($1+$2)/2):(0.0):(safe($4,$3,0.0)) w yerrorbar ls 1 title ''
#-- rendering subhistograms '(TOT|#2)/(TOT|#1 central value) ratio'
unset label
unset format
set yrange [-7.5048e-01:7.2106e-01]
set origin 0.0000e+00, 2.0000e-01
set size 1.0000e+00, 1.5000e-01
set mytics 2
set ytics auto
set format x
unset logscale y
set ylabel "ratio w.r.t. TOT|#1"
set label "(TOT|#2)/(TOT|#1 central value)" font ",9" at graph 0.03, graph 0.13
plot \
1.0 ls 999 title '',\
'MADatNLO_output.HwU' index 32 using (($1+$2)/2):3:4 w yerrorbar ls 2 title '',\
'MADatNLO_output.HwU' index 32 using (($1+$2)/2):3 ls 2 title ''

unset label

################################################################################

################################################################################
### Rendering of the plot titled 'thetamum'
################################################################################

set multiplot
set label "thetamum" font ",13" at graph 0.04, graph 1.05
set xrange [0.0000e+00:3.1416e+00]
set bmargin 0 
set tmargin 0
set xtics nomirror
set ytics nomirror
set mytics 10
set xtics auto
set key horizontal noreverse maxcols 1 width -4 
set label front 'MadGraph5\_aMC\@NLO' font "Courier,11" rotate by 90 at graph 1.02, graph 0.04

#-- rendering subhistograms 'TOT|#1 and TOT|#2 results'

set format y '10^{%T}'
set yrange [1.8225e-04:2.8733e-01]
set origin 0.0000e+00, 5.0000e-01
set size 1.0000e+00, 4.0000e-01
set mytics 10
set ytics auto
set format x ''
set logscale y
set ylabel "{/Symbol s} per bin [pb]"

plot \
'MADatNLO_output.HwU' index 34 using (($1+$2)/2):($3 >= 0 ? sqrt(-1) : abs($3)):4 w yerrorbar ls 102 title '',\
'MADatNLO_output.HwU' index 34 using (($1+$2)/2):($3 >= 0 ? sqrt(-1) : abs($3)) ls 102 title '',\
'MADatNLO_output.HwU' index 34 using (($1+$2)/2):($3 < 0 ? sqrt(-1) : $3):4 w yerrorbar ls 2 title '',\
'MADatNLO_output.HwU' index 34 using (($1+$2)/2):($3 < 0 ? sqrt(-1) : $3) ls 2 title 'TOT|#2, central value',\
'MADatNLO_output.HwU' index 33 using (($1+$2)/2):($3 >= 0 ? sqrt(-1) : abs($3)):4 w yerrorbar ls 101 title '',\
'MADatNLO_output.HwU' index 33 using (($1+$2)/2):($3 >= 0 ? sqrt(-1) : abs($3)) ls 101 title '',\
'MADatNLO_output.HwU' index 33 using (($1+$2)/2):($3 < 0 ? sqrt(-1) : $3):4 w yerrorbar ls 1 title '',\
'MADatNLO_output.HwU' index 33 using (($1+$2)/2):($3 < 0 ? sqrt(-1) : $3) ls 1 title 'TOT|#1, central value'
#-- rendering subhistograms 'Relative scale and PDF uncertainty'
unset label
unset format
set yrange [-1.2557e-02:1.1878e-02]
set origin 0.0000e+00, 3.5000e-01
set size 1.0000e+00, 1.5000e-01
set mytics 2
set ytics auto
set format x ''
unset logscale y
set ylabel "TOT|#1 rel.unc."
set label "Relative uncertainties w.r.t. central values" font ",9" front at graph 0.03, graph 0.13
plot \
0.0 ls 999 title '',\
'MADatNLO_output.HwU' index 34 using (($1+$2)/2):(0.0):(safe($4,$3,0.0)) w yerrorbar ls 2 title '',\
'MADatNLO_output.HwU' index 33 using (($1+$2)/2):(0.0):(safe($4,$3,0.0)) w yerrorbar ls 1 title ''
#-- rendering subhistograms '(TOT|#2)/(TOT|#1 central value) ratio'
unset label
unset format
set yrange [-1.3158e+00:1.2599e+00]
set origin 0.0000e+00, 2.0000e-01
set size 1.0000e+00, 1.5000e-01
set mytics 2
set ytics auto
set format x
unset logscale y
set ylabel "ratio w.r.t. TOT|#1"
set label "(TOT|#2)/(TOT|#1 central value)" font ",9" at graph 0.03, graph 0.13
plot \
1.0 ls 999 title '',\
'MADatNLO_output.HwU' index 35 using (($1+$2)/2):3:4 w yerrorbar ls 2 title '',\
'MADatNLO_output.HwU' index 35 using (($1+$2)/2):3 ls 2 title ''

unset label

################################################################################

################################################################################
### Rendering of the plot titled '2mu2top invm'
################################################################################

set multiplot
set label "2mu2top invm" font ",13" at graph 0.04, graph 1.05
set xrange [0.0000e+00:1.0000e+04]
set bmargin 0 
set tmargin 0
set xtics nomirror
set ytics nomirror
set mytics 10
set xtics auto
set key horizontal noreverse maxcols 1 width -4 
set label front 'MadGraph5\_aMC\@NLO' font "Courier,11" rotate by 90 at graph 1.02, graph 0.04

#-- rendering subhistograms 'TOT|#1 and TOT|#2 results'

set format y '10^{%T}'
set yrange [1.1602e-02:8.8978e+00]
set origin 0.0000e+00, 5.0000e-01
set size 1.0000e+00, 4.0000e-01
set mytics 10
set ytics auto
set format x ''
set logscale y
set ylabel "{/Symbol s} per bin [pb]"

plot \
'MADatNLO_output.HwU' index 37 using (($1+$2)/2):($3 >= 0 ? sqrt(-1) : abs($3)):4 w yerrorbar ls 102 title '',\
'MADatNLO_output.HwU' index 37 using (($1+$2)/2):($3 >= 0 ? sqrt(-1) : abs($3)) ls 102 title '',\
'MADatNLO_output.HwU' index 37 using (($1+$2)/2):($3 < 0 ? sqrt(-1) : $3):4 w yerrorbar ls 2 title '',\
'MADatNLO_output.HwU' index 37 using (($1+$2)/2):($3 < 0 ? sqrt(-1) : $3) ls 2 title 'TOT|#2, central value',\
'MADatNLO_output.HwU' index 36 using (($1+$2)/2):($3 >= 0 ? sqrt(-1) : abs($3)):4 w yerrorbar ls 101 title '',\
'MADatNLO_output.HwU' index 36 using (($1+$2)/2):($3 >= 0 ? sqrt(-1) : abs($3)) ls 101 title '',\
'MADatNLO_output.HwU' index 36 using (($1+$2)/2):($3 < 0 ? sqrt(-1) : $3):4 w yerrorbar ls 1 title '',\
'MADatNLO_output.HwU' index 36 using (($1+$2)/2):($3 < 0 ? sqrt(-1) : $3) ls 1 title 'TOT|#1, central value'
#-- rendering subhistograms 'Relative scale and PDF uncertainty'
unset label
unset format
set yrange [-1.4831e-02:1.4029e-02]
set origin 0.0000e+00, 3.5000e-01
set size 1.0000e+00, 1.5000e-01
set mytics 2
set ytics auto
set format x ''
unset logscale y
set ylabel "TOT|#1 rel.unc."
set label "Relative uncertainties w.r.t. central values" font ",9" front at graph 0.03, graph 0.13
plot \
0.0 ls 999 title '',\
'MADatNLO_output.HwU' index 37 using (($1+$2)/2):(0.0):(safe($4,$3,0.0)) w yerrorbar ls 2 title '',\
'MADatNLO_output.HwU' index 36 using (($1+$2)/2):(0.0):(safe($4,$3,0.0)) w yerrorbar ls 1 title ''
#-- rendering subhistograms '(TOT|#2)/(TOT|#1 central value) ratio'
unset label
unset format
set yrange [-7.0907e+00:6.7081e+00]
set origin 0.0000e+00, 2.0000e-01
set size 1.0000e+00, 1.5000e-01
set mytics 2
set ytics auto
set format x
unset logscale y
set ylabel "ratio w.r.t. TOT|#1"
set label "(TOT|#2)/(TOT|#1 central value)" font ",9" at graph 0.03, graph 0.13
plot \
1.0 ls 999 title '',\
'MADatNLO_output.HwU' index 38 using (($1+$2)/2):3:4 w yerrorbar ls 2 title '',\
'MADatNLO_output.HwU' index 38 using (($1+$2)/2):3 ls 2 title ''

unset label

################################################################################

################################################################################
### Rendering of the plot titled '2mu2top rap'
################################################################################

set multiplot
set label "2mu2top rap" font ",13" at graph 0.04, graph 1.05
set xrange [-3.0000e+00:3.0000e+00]
set bmargin 0 
set tmargin 0
set xtics nomirror
set ytics nomirror
set mytics 10
set xtics auto
set key horizontal noreverse maxcols 1 width -4 
set label front 'MadGraph5\_aMC\@NLO' font "Courier,11" rotate by 90 at graph 1.02, graph 0.04

#-- rendering subhistograms 'TOT|#1 and TOT|#2 results'

set format y '10^{%T}'
set yrange [1.8925e-02:1.7671e+00]
set origin 0.0000e+00, 5.0000e-01
set size 1.0000e+00, 4.0000e-01
set mytics 10
set ytics auto
set format x ''
set logscale y
set ylabel "{/Symbol s} per bin [pb]"

plot \
'MADatNLO_output.HwU' index 40 using (($1+$2)/2):($3 >= 0 ? sqrt(-1) : abs($3)):4 w yerrorbar ls 102 title '',\
'MADatNLO_output.HwU' index 40 using (($1+$2)/2):($3 >= 0 ? sqrt(-1) : abs($3)) ls 102 title '',\
'MADatNLO_output.HwU' index 40 using (($1+$2)/2):($3 < 0 ? sqrt(-1) : $3):4 w yerrorbar ls 2 title '',\
'MADatNLO_output.HwU' index 40 using (($1+$2)/2):($3 < 0 ? sqrt(-1) : $3) ls 2 title 'TOT|#2, central value',\
'MADatNLO_output.HwU' index 39 using (($1+$2)/2):($3 >= 0 ? sqrt(-1) : abs($3)):4 w yerrorbar ls 101 title '',\
'MADatNLO_output.HwU' index 39 using (($1+$2)/2):($3 >= 0 ? sqrt(-1) : abs($3)) ls 101 title '',\
'MADatNLO_output.HwU' index 39 using (($1+$2)/2):($3 < 0 ? sqrt(-1) : $3):4 w yerrorbar ls 1 title '',\
'MADatNLO_output.HwU' index 39 using (($1+$2)/2):($3 < 0 ? sqrt(-1) : $3) ls 1 title 'TOT|#1, central value'
#-- rendering subhistograms 'Relative scale and PDF uncertainty'
unset label
unset format
set yrange [-5.5110e-03:5.2131e-03]
set origin 0.0000e+00, 3.5000e-01
set size 1.0000e+00, 1.5000e-01
set mytics 2
set ytics auto
set format x ''
unset logscale y
set ylabel "TOT|#1 rel.unc."
set label "Relative uncertainties w.r.t. central values" font ",9" front at graph 0.03, graph 0.13
plot \
0.0 ls 999 title '',\
'MADatNLO_output.HwU' index 40 using (($1+$2)/2):(0.0):(safe($4,$3,0.0)) w yerrorbar ls 2 title '',\
'MADatNLO_output.HwU' index 39 using (($1+$2)/2):(0.0):(safe($4,$3,0.0)) w yerrorbar ls 1 title ''
#-- rendering subhistograms '(TOT|#2)/(TOT|#1 central value) ratio'
unset label
unset format
set yrange [-7.4575e-01:7.0779e-01]
set origin 0.0000e+00, 2.0000e-01
set size 1.0000e+00, 1.5000e-01
set mytics 2
set ytics auto
set format x
unset logscale y
set ylabel "ratio w.r.t. TOT|#1"
set label "(TOT|#2)/(TOT|#1 central value)" font ",9" at graph 0.03, graph 0.13
plot \
1.0 ls 999 title '',\
'MADatNLO_output.HwU' index 41 using (($1+$2)/2):3:4 w yerrorbar ls 2 title '',\
'MADatNLO_output.HwU' index 41 using (($1+$2)/2):3 ls 2 title ''

unset label

################################################################################

################################################################################
### Rendering of the plot titled '2mu2top pt'
################################################################################

set multiplot
set label "2mu2top pt" font ",13" at graph 0.04, graph 1.05
set xrange [0.0000e+00:5.0000e+03]
set bmargin 0 
set tmargin 0
set xtics nomirror
set ytics nomirror
set mytics 10
set xtics auto
set key horizontal noreverse maxcols 1 width -4 
set label front 'MadGraph5\_aMC\@NLO' font "Courier,11" rotate by 90 at graph 1.02, graph 0.04

#-- rendering subhistograms 'TOT|#1 and TOT|#2 results'

set format y '10^{%T}'
set yrange [6.8567e-05:4.1961e-02]
set origin 0.0000e+00, 5.0000e-01
set size 1.0000e+00, 4.0000e-01
set mytics 10
set ytics auto
set format x ''
set logscale y
set ylabel "{/Symbol s} per bin [pb]"

plot \
'MADatNLO_output.HwU' index 43 using (($1+$2)/2):($3 >= 0 ? sqrt(-1) : abs($3)):4 w yerrorbar ls 102 title '',\
'MADatNLO_output.HwU' index 43 using (($1+$2)/2):($3 >= 0 ? sqrt(-1) : abs($3)) ls 102 title '',\
'MADatNLO_output.HwU' index 43 using (($1+$2)/2):($3 < 0 ? sqrt(-1) : $3):4 w yerrorbar ls 2 title '',\
'MADatNLO_output.HwU' index 43 using (($1+$2)/2):($3 < 0 ? sqrt(-1) : $3) ls 2 title 'TOT|#2, central value',\
'MADatNLO_output.HwU' index 42 using (($1+$2)/2):($3 >= 0 ? sqrt(-1) : abs($3)):4 w yerrorbar ls 101 title '',\
'MADatNLO_output.HwU' index 42 using (($1+$2)/2):($3 >= 0 ? sqrt(-1) : abs($3)) ls 101 title '',\
'MADatNLO_output.HwU' index 42 using (($1+$2)/2):($3 < 0 ? sqrt(-1) : $3):4 w yerrorbar ls 1 title '',\
'MADatNLO_output.HwU' index 42 using (($1+$2)/2):($3 < 0 ? sqrt(-1) : $3) ls 1 title 'TOT|#1, central value'
#-- rendering subhistograms 'Relative scale and PDF uncertainty'
unset label
unset format
set yrange [-8.2503e-02:7.8044e-02]
set origin 0.0000e+00, 3.5000e-01
set size 1.0000e+00, 1.5000e-01
set mytics 2
set ytics auto
set format x ''
unset logscale y
set ylabel "TOT|#1 rel.unc."
set label "Relative uncertainties w.r.t. central values" font ",9" front at graph 0.03, graph 0.13
plot \
0.0 ls 999 title '',\
'MADatNLO_output.HwU' index 43 using (($1+$2)/2):(0.0):(safe($4,$3,0.0)) w yerrorbar ls 2 title '',\
'MADatNLO_output.HwU' index 42 using (($1+$2)/2):(0.0):(safe($4,$3,0.0)) w yerrorbar ls 1 title ''
#-- rendering subhistograms '(TOT|#2)/(TOT|#1 central value) ratio'
unset label
unset format
set yrange [-3.2328e-01:1.2701e+00]
set origin 0.0000e+00, 2.0000e-01
set size 1.0000e+00, 1.5000e-01
set mytics 2
set ytics auto
set format x
unset logscale y
set ylabel "ratio w.r.t. TOT|#1"
set label "(TOT|#2)/(TOT|#1 central value)" font ",9" at graph 0.03, graph 0.13
plot \
1.0 ls 999 title '',\
'MADatNLO_output.HwU' index 44 using (($1+$2)/2):3:4 w yerrorbar ls 2 title '',\
'MADatNLO_output.HwU' index 44 using (($1+$2)/2):3 ls 2 title ''

unset label

################################################################################

################################################################################
### Rendering of the plot titled 'top rap'
################################################################################

set multiplot
set label "top rap" font ",13" at graph 0.04, graph 1.05
set xrange [-7.0000e+00:8.0000e+00]
set bmargin 0 
set tmargin 0
set xtics nomirror
set ytics nomirror
set mytics 10
set xtics auto
set key horizontal noreverse maxcols 1 width -4 
set label front 'MadGraph5\_aMC\@NLO' font "Courier,11" rotate by 90 at graph 1.02, graph 0.04

#-- rendering subhistograms 'TOT|#1 and TOT|#2 results'

set format y '10^{%T}'
set yrange [6.0918e-18:3.1419e+00]
set origin 0.0000e+00, 5.0000e-01
set size 1.0000e+00, 4.0000e-01
set mytics 10
set ytics auto
set format x ''
set logscale y
set ylabel "{/Symbol s} per bin [pb]"

plot \
'MADatNLO_output.HwU' index 46 using (($1+$2)/2):($3 >= 0 ? sqrt(-1) : abs($3)):4 w yerrorbar ls 102 title '',\
'MADatNLO_output.HwU' index 46 using (($1+$2)/2):($3 >= 0 ? sqrt(-1) : abs($3)) ls 102 title '',\
'MADatNLO_output.HwU' index 46 using (($1+$2)/2):($3 < 0 ? sqrt(-1) : $3):4 w yerrorbar ls 2 title '',\
'MADatNLO_output.HwU' index 46 using (($1+$2)/2):($3 < 0 ? sqrt(-1) : $3) ls 2 title 'TOT|#2, central value',\
'MADatNLO_output.HwU' index 45 using (($1+$2)/2):($3 >= 0 ? sqrt(-1) : abs($3)):4 w yerrorbar ls 101 title '',\
'MADatNLO_output.HwU' index 45 using (($1+$2)/2):($3 >= 0 ? sqrt(-1) : abs($3)) ls 101 title '',\
'MADatNLO_output.HwU' index 45 using (($1+$2)/2):($3 < 0 ? sqrt(-1) : $3):4 w yerrorbar ls 1 title '',\
'MADatNLO_output.HwU' index 45 using (($1+$2)/2):($3 < 0 ? sqrt(-1) : $3) ls 1 title 'TOT|#1, central value'
#-- rendering subhistograms 'Relative scale and PDF uncertainty'
unset label
unset format
set yrange [-4.1848e-01:3.9586e-01]
set origin 0.0000e+00, 3.5000e-01
set size 1.0000e+00, 1.5000e-01
set mytics 2
set ytics auto
set format x ''
unset logscale y
set ylabel "TOT|#1 rel.unc."
set label "Relative uncertainties w.r.t. central values" font ",9" front at graph 0.03, graph 0.13
plot \
0.0 ls 999 title '',\
'MADatNLO_output.HwU' index 46 using (($1+$2)/2):(0.0):(safe($4,$3,0.0)) w yerrorbar ls 2 title '',\
'MADatNLO_output.HwU' index 45 using (($1+$2)/2):(0.0):(safe($4,$3,0.0)) w yerrorbar ls 1 title ''
#-- rendering subhistograms '(TOT|#2)/(TOT|#1 central value) ratio'
unset label
unset format
set yrange [-8.7974e+01:3.0764e+02]
set origin 0.0000e+00, 2.0000e-01
set size 1.0000e+00, 1.5000e-01
set mytics 2
set ytics auto
set format x
unset logscale y
set ylabel "ratio w.r.t. TOT|#1"
set label "(TOT|#2)/(TOT|#1 central value)" font ",9" at graph 0.03, graph 0.13
plot \
1.0 ls 999 title '',\
'MADatNLO_output.HwU' index 47 using (($1+$2)/2):3:4 w yerrorbar ls 2 title '',\
'MADatNLO_output.HwU' index 47 using (($1+$2)/2):3 ls 2 title ''

unset label

################################################################################

################################################################################
### Rendering of the plot titled 'atop rap'
################################################################################

set multiplot
set label "atop rap" font ",13" at graph 0.04, graph 1.05
set xrange [-8.0000e+00:7.0000e+00]
set bmargin 0 
set tmargin 0
set xtics nomirror
set ytics nomirror
set mytics 10
set xtics auto
set key horizontal noreverse maxcols 1 width -4 
set label front 'MadGraph5\_aMC\@NLO' font "Courier,11" rotate by 90 at graph 1.02, graph 0.04

#-- rendering subhistograms 'TOT|#1 and TOT|#2 results'

set format y '10^{%T}'
set yrange [6.1016e-16:3.1409e+00]
set origin 0.0000e+00, 5.0000e-01
set size 1.0000e+00, 4.0000e-01
set mytics 10
set ytics auto
set format x ''
set logscale y
set ylabel "{/Symbol s} per bin [pb]"

plot \
'MADatNLO_output.HwU' index 49 using (($1+$2)/2):($3 >= 0 ? sqrt(-1) : abs($3)):4 w yerrorbar ls 102 title '',\
'MADatNLO_output.HwU' index 49 using (($1+$2)/2):($3 >= 0 ? sqrt(-1) : abs($3)) ls 102 title '',\
'MADatNLO_output.HwU' index 49 using (($1+$2)/2):($3 < 0 ? sqrt(-1) : $3):4 w yerrorbar ls 2 title '',\
'MADatNLO_output.HwU' index 49 using (($1+$2)/2):($3 < 0 ? sqrt(-1) : $3) ls 2 title 'TOT|#2, central value',\
'MADatNLO_output.HwU' index 48 using (($1+$2)/2):($3 >= 0 ? sqrt(-1) : abs($3)):4 w yerrorbar ls 101 title '',\
'MADatNLO_output.HwU' index 48 using (($1+$2)/2):($3 >= 0 ? sqrt(-1) : abs($3)) ls 101 title '',\
'MADatNLO_output.HwU' index 48 using (($1+$2)/2):($3 < 0 ? sqrt(-1) : $3):4 w yerrorbar ls 1 title '',\
'MADatNLO_output.HwU' index 48 using (($1+$2)/2):($3 < 0 ? sqrt(-1) : $3) ls 1 title 'TOT|#1, central value'
#-- rendering subhistograms 'Relative scale and PDF uncertainty'
unset label
unset format
set yrange [-2.6224e-01:2.4806e-01]
set origin 0.0000e+00, 3.5000e-01
set size 1.0000e+00, 1.5000e-01
set mytics 2
set ytics auto
set format x ''
unset logscale y
set ylabel "TOT|#1 rel.unc."
set label "Relative uncertainties w.r.t. central values" font ",9" front at graph 0.03, graph 0.13
plot \
0.0 ls 999 title '',\
'MADatNLO_output.HwU' index 49 using (($1+$2)/2):(0.0):(safe($4,$3,0.0)) w yerrorbar ls 2 title '',\
'MADatNLO_output.HwU' index 48 using (($1+$2)/2):(0.0):(safe($4,$3,0.0)) w yerrorbar ls 1 title ''
#-- rendering subhistograms '(TOT|#2)/(TOT|#1 central value) ratio'
unset label
unset format
set yrange [-2.3818e+01:6.9106e+01]
set origin 0.0000e+00, 2.0000e-01
set size 1.0000e+00, 1.5000e-01
set mytics 2
set ytics auto
set format x
unset logscale y
set ylabel "ratio w.r.t. TOT|#1"
set label "(TOT|#2)/(TOT|#1 central value)" font ",9" at graph 0.03, graph 0.13
plot \
1.0 ls 999 title '',\
'MADatNLO_output.HwU' index 50 using (($1+$2)/2):3:4 w yerrorbar ls 2 title '',\
'MADatNLO_output.HwU' index 50 using (($1+$2)/2):3 ls 2 title ''

unset label

################################################################################

################################################################################
### Rendering of the plot titled 'mup rap'
################################################################################

set multiplot
set label "mup rap" font ",13" at graph 0.04, graph 1.05
set xrange [-1.2000e+01:1.2000e+01]
set bmargin 0 
set tmargin 0
set xtics nomirror
set ytics nomirror
set mytics 10
set xtics auto
set key horizontal noreverse maxcols 1 width -4 
set label front 'MadGraph5\_aMC\@NLO' font "Courier,11" rotate by 90 at graph 1.02, graph 0.04

#-- rendering subhistograms 'TOT|#1 and TOT|#2 results'

set format y '10^{%T}'
set yrange [3.8224e-20:2.0773e+00]
set origin 0.0000e+00, 5.0000e-01
set size 1.0000e+00, 4.0000e-01
set mytics 10
set ytics auto
set format x ''
set logscale y
set ylabel "{/Symbol s} per bin [pb]"

plot \
'MADatNLO_output.HwU' index 52 using (($1+$2)/2):($3 >= 0 ? sqrt(-1) : abs($3)):4 w yerrorbar ls 102 title '',\
'MADatNLO_output.HwU' index 52 using (($1+$2)/2):($3 >= 0 ? sqrt(-1) : abs($3)) ls 102 title '',\
'MADatNLO_output.HwU' index 52 using (($1+$2)/2):($3 < 0 ? sqrt(-1) : $3):4 w yerrorbar ls 2 title '',\
'MADatNLO_output.HwU' index 52 using (($1+$2)/2):($3 < 0 ? sqrt(-1) : $3) ls 2 title 'TOT|#2, central value',\
'MADatNLO_output.HwU' index 51 using (($1+$2)/2):($3 >= 0 ? sqrt(-1) : abs($3)):4 w yerrorbar ls 101 title '',\
'MADatNLO_output.HwU' index 51 using (($1+$2)/2):($3 >= 0 ? sqrt(-1) : abs($3)) ls 101 title '',\
'MADatNLO_output.HwU' index 51 using (($1+$2)/2):($3 < 0 ? sqrt(-1) : $3):4 w yerrorbar ls 1 title '',\
'MADatNLO_output.HwU' index 51 using (($1+$2)/2):($3 < 0 ? sqrt(-1) : $3) ls 1 title 'TOT|#1, central value'
#-- rendering subhistograms 'Relative scale and PDF uncertainty'
unset label
unset format
set yrange [-1.8867e-02:1.7848e-02]
set origin 0.0000e+00, 3.5000e-01
set size 1.0000e+00, 1.5000e-01
set mytics 2
set ytics auto
set format x ''
unset logscale y
set ylabel "TOT|#1 rel.unc."
set label "Relative uncertainties w.r.t. central values" font ",9" front at graph 0.03, graph 0.13
plot \
0.0 ls 999 title '',\
'MADatNLO_output.HwU' index 52 using (($1+$2)/2):(0.0):(safe($4,$3,0.0)) w yerrorbar ls 2 title '',\
'MADatNLO_output.HwU' index 51 using (($1+$2)/2):(0.0):(safe($4,$3,0.0)) w yerrorbar ls 1 title ''
#-- rendering subhistograms '(TOT|#2)/(TOT|#1 central value) ratio'
unset label
unset format
set yrange [-8.0216e-01:7.6454e-01]
set origin 0.0000e+00, 2.0000e-01
set size 1.0000e+00, 1.5000e-01
set mytics 2
set ytics auto
set format x
unset logscale y
set ylabel "ratio w.r.t. TOT|#1"
set label "(TOT|#2)/(TOT|#1 central value)" font ",9" at graph 0.03, graph 0.13
plot \
1.0 ls 999 title '',\
'MADatNLO_output.HwU' index 53 using (($1+$2)/2):3:4 w yerrorbar ls 2 title '',\
'MADatNLO_output.HwU' index 53 using (($1+$2)/2):3 ls 2 title ''

unset label

################################################################################

################################################################################
### Rendering of the plot titled 'mum rap'
################################################################################

set multiplot
set label "mum rap" font ",13" at graph 0.04, graph 1.05
set xrange [-1.2000e+01:1.2000e+01]
set bmargin 0 
set tmargin 0
set xtics nomirror
set ytics nomirror
set mytics 10
set xtics auto
set key horizontal noreverse maxcols 1 width -4 
set label front 'MadGraph5\_aMC\@NLO' font "Courier,11" rotate by 90 at graph 1.02, graph 0.04

#-- rendering subhistograms 'TOT|#1 and TOT|#2 results'

set format y '10^{%T}'
set yrange [1.0188e-20:2.0760e+00]
set origin 0.0000e+00, 5.0000e-01
set size 1.0000e+00, 4.0000e-01
set mytics 10
set ytics auto
set format x ''
set logscale y
set ylabel "{/Symbol s} per bin [pb]"

plot \
'MADatNLO_output.HwU' index 55 using (($1+$2)/2):($3 >= 0 ? sqrt(-1) : abs($3)):4 w yerrorbar ls 102 title '',\
'MADatNLO_output.HwU' index 55 using (($1+$2)/2):($3 >= 0 ? sqrt(-1) : abs($3)) ls 102 title '',\
'MADatNLO_output.HwU' index 55 using (($1+$2)/2):($3 < 0 ? sqrt(-1) : $3):4 w yerrorbar ls 2 title '',\
'MADatNLO_output.HwU' index 55 using (($1+$2)/2):($3 < 0 ? sqrt(-1) : $3) ls 2 title 'TOT|#2, central value',\
'MADatNLO_output.HwU' index 54 using (($1+$2)/2):($3 >= 0 ? sqrt(-1) : abs($3)):4 w yerrorbar ls 101 title '',\
'MADatNLO_output.HwU' index 54 using (($1+$2)/2):($3 >= 0 ? sqrt(-1) : abs($3)) ls 101 title '',\
'MADatNLO_output.HwU' index 54 using (($1+$2)/2):($3 < 0 ? sqrt(-1) : $3):4 w yerrorbar ls 1 title '',\
'MADatNLO_output.HwU' index 54 using (($1+$2)/2):($3 < 0 ? sqrt(-1) : $3) ls 1 title 'TOT|#1, central value'
#-- rendering subhistograms 'Relative scale and PDF uncertainty'
unset label
unset format
set yrange [-2.5639e-02:2.4253e-02]
set origin 0.0000e+00, 3.5000e-01
set size 1.0000e+00, 1.5000e-01
set mytics 2
set ytics auto
set format x ''
unset logscale y
set ylabel "TOT|#1 rel.unc."
set label "Relative uncertainties w.r.t. central values" font ",9" front at graph 0.03, graph 0.13
plot \
0.0 ls 999 title '',\
'MADatNLO_output.HwU' index 55 using (($1+$2)/2):(0.0):(safe($4,$3,0.0)) w yerrorbar ls 2 title '',\
'MADatNLO_output.HwU' index 54 using (($1+$2)/2):(0.0):(safe($4,$3,0.0)) w yerrorbar ls 1 title ''
#-- rendering subhistograms '(TOT|#2)/(TOT|#1 central value) ratio'
unset label
unset format
set yrange [-1.1220e+00:1.0732e+00]
set origin 0.0000e+00, 2.0000e-01
set size 1.0000e+00, 1.5000e-01
set mytics 2
set ytics auto
set format x
unset logscale y
set ylabel "ratio w.r.t. TOT|#1"
set label "(TOT|#2)/(TOT|#1 central value)" font ",9" at graph 0.03, graph 0.13
plot \
1.0 ls 999 title '',\
'MADatNLO_output.HwU' index 56 using (($1+$2)/2):3:4 w yerrorbar ls 2 title '',\
'MADatNLO_output.HwU' index 56 using (($1+$2)/2):3 ls 2 title ''

unset label

################################################################################

################################################################################
### Rendering of the plot titled 'tt rap'
################################################################################

set multiplot
set label "tt rap" font ",13" at graph 0.04, graph 1.05
set xrange [-6.5000e+00:6.0000e+00]
set bmargin 0 
set tmargin 0
set xtics nomirror
set ytics nomirror
set mytics 10
set xtics auto
set key horizontal noreverse maxcols 1 width -4 
set label front 'MadGraph5\_aMC\@NLO' font "Courier,11" rotate by 90 at graph 1.02, graph 0.04

#-- rendering subhistograms 'TOT|#1 and TOT|#2 results'

set format y '10^{%T}'
set yrange [1.6209e-12:5.5818e+00]
set origin 0.0000e+00, 5.0000e-01
set size 1.0000e+00, 4.0000e-01
set mytics 10
set ytics auto
set format x ''
set logscale y
set ylabel "{/Symbol s} per bin [pb]"

plot \
'MADatNLO_output.HwU' index 58 using (($1+$2)/2):($3 >= 0 ? sqrt(-1) : abs($3)):4 w yerrorbar ls 102 title '',\
'MADatNLO_output.HwU' index 58 using (($1+$2)/2):($3 >= 0 ? sqrt(-1) : abs($3)) ls 102 title '',\
'MADatNLO_output.HwU' index 58 using (($1+$2)/2):($3 < 0 ? sqrt(-1) : $3):4 w yerrorbar ls 2 title '',\
'MADatNLO_output.HwU' index 58 using (($1+$2)/2):($3 < 0 ? sqrt(-1) : $3) ls 2 title 'TOT|#2, central value',\
'MADatNLO_output.HwU' index 57 using (($1+$2)/2):($3 >= 0 ? sqrt(-1) : abs($3)):4 w yerrorbar ls 101 title '',\
'MADatNLO_output.HwU' index 57 using (($1+$2)/2):($3 >= 0 ? sqrt(-1) : abs($3)) ls 101 title '',\
'MADatNLO_output.HwU' index 57 using (($1+$2)/2):($3 < 0 ? sqrt(-1) : $3):4 w yerrorbar ls 1 title '',\
'MADatNLO_output.HwU' index 57 using (($1+$2)/2):($3 < 0 ? sqrt(-1) : $3) ls 1 title 'TOT|#1, central value'
#-- rendering subhistograms 'Relative scale and PDF uncertainty'
unset label
unset format
set yrange [-5.2965e-03:5.0102e-03]
set origin 0.0000e+00, 3.5000e-01
set size 1.0000e+00, 1.5000e-01
set mytics 2
set ytics auto
set format x ''
unset logscale y
set ylabel "TOT|#1 rel.unc."
set label "Relative uncertainties w.r.t. central values" font ",9" front at graph 0.03, graph 0.13
plot \
0.0 ls 999 title '',\
'MADatNLO_output.HwU' index 58 using (($1+$2)/2):(0.0):(safe($4,$3,0.0)) w yerrorbar ls 2 title '',\
'MADatNLO_output.HwU' index 57 using (($1+$2)/2):(0.0):(safe($4,$3,0.0)) w yerrorbar ls 1 title ''
#-- rendering subhistograms '(TOT|#2)/(TOT|#1 central value) ratio'
unset label
unset format
set yrange [-1.2834e+01:3.7147e+01]
set origin 0.0000e+00, 2.0000e-01
set size 1.0000e+00, 1.5000e-01
set mytics 2
set ytics auto
set format x
unset logscale y
set ylabel "ratio w.r.t. TOT|#1"
set label "(TOT|#2)/(TOT|#1 central value)" font ",9" at graph 0.03, graph 0.13
plot \
1.0 ls 999 title '',\
'MADatNLO_output.HwU' index 59 using (($1+$2)/2):3:4 w yerrorbar ls 2 title '',\
'MADatNLO_output.HwU' index 59 using (($1+$2)/2):3 ls 2 title ''

unset label

################################################################################
unset multiplot
!ps2pdf "MADatNLO_output.ps" &> /dev/null
!open "MADatNLO_output.pdf" &> /dev/null
